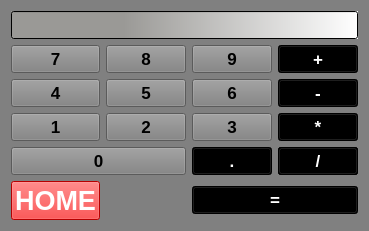
    <widget class="QWidget" name="calculatorPage">
     <property name="font">
      <font>
       <pointsize>13</pointsize>
       <weight>75</weight>
       <bold>true</bold>
      </font>
     </property>
     <property name="autoFillBackground">
      <bool>false</bool>
     </property>
     <property name="styleSheet">
      <string notr="true">background: gray;</string>
     </property>
     <layout class="QGridLayout" name="gridLayout">
      <item row="0" column="0" colspan="4">
       <widget class="QLineEdit" name="display">
        <property name="styleSheet">
         <string notr="true">background-color: qlineargradient(spread:pad, x1:0, y1:0, x2:1, y2:0, stop:0.323383 rgba(154, 153, 150, 255), stop:1 rgba(255, 255, 255, 255));
color: rgb(0, 0, 0);
font: 700 19pt &quot;Ubuntu&quot;;</string>
        </property>
       </widget>
      </item>
      <item row="1" column="0">
       <widget class="QPushButton" name="button_7">
        <property name="styleSheet">
         <string notr="true">background: light gray;
font: 700 15pt &quot;Ubuntu&quot;;
color: rgb(0, 0, 0);</string>
        </property>
        <property name="text">
         <string>7</string>
        </property>
       </widget>
      </item>
      <item row="1" column="1">
       <widget class="QPushButton" name="button_8">
        <property name="styleSheet">
         <string notr="true">background: light gray;
font: 700 15pt &quot;Ubuntu&quot;;
color: rgb(0, 0, 0);</string>
        </property>
        <property name="text">
         <string>8</string>
        </property>
       </widget>
      </item>
      <item row="1" column="2">
       <widget class="QPushButton" name="button_9">
        <property name="styleSheet">
         <string notr="true">background: light gray;
font: 700 15pt &quot;Ubuntu&quot;;
color: rgb(0, 0, 0);</string>
        </property>
        <property name="text">
         <string>9</string>
        </property>
       </widget>
      </item>
      <item row="2" column="0">
       <widget class="QPushButton" name="button_4">
        <property name="styleSheet">
         <string notr="true">background: light gray;
font: 700 15pt &quot;Ubuntu&quot;;
color: rgb(0, 0, 0);</string>
        </property>
        <property name="text">
         <string>4</string>
        </property>
       </widget>
      </item>
      <item row="2" column="1">
       <widget class="QPushButton" name="button_5">
        <property name="styleSheet">
         <string notr="true">background: light gray;
font: 700 15pt &quot;Ubuntu&quot;;
color: rgb(0, 0, 0);</string>
        </property>
        <property name="text">
         <string>5</string>
        </property>
       </widget>
      </item>
      <item row="2" column="2">
       <widget class="QPushButton" name="button_6">
        <property name="styleSheet">
         <string notr="true">background: light gray;
font: 700 15pt &quot;Ubuntu&quot;;
color: rgb(0, 0, 0);</string>
        </property>
        <property name="text">
         <string>6</string>
        </property>
       </widget>
      </item>
      <item row="3" column="0">
       <widget class="QPushButton" name="button_1">
        <property name="styleSheet">
         <string notr="true">background: light gray;
font: 700 15pt &quot;Ubuntu&quot;;
color: rgb(0, 0, 0);</string>
        </property>
        <property name="text">
         <string>1</string>
        </property>
       </widget>
      </item>
      <item row="3" column="1">
       <widget class="QPushButton" name="button_2">
        <property name="styleSheet">
         <string notr="true">background: light gray;
font: 700 15pt &quot;Ubuntu&quot;;
color: rgb(0, 0, 0);</string>
        </property>
        <property name="text">
         <string>2</string>
        </property>
       </widget>
      </item>
      <item row="3" column="2">
       <widget class="QPushButton" name="button_3">
        <property name="styleSheet">
         <string notr="true">background: light gray;
font: 700 15pt &quot;Ubuntu&quot;;
color: rgb(0, 0, 0);</string>
        </property>
        <property name="text">
         <string>3</string>
        </property>
       </widget>
      </item>
      <item row="4" column="0" colspan="2">
       <widget class="QPushButton" name="button_0">
        <property name="styleSheet">
         <string notr="true">background: light gray;
font: 700 15pt &quot;Ubuntu&quot;;
color: rgb(0, 0, 0);</string>
        </property>
        <property name="text">
         <string>0</string>
        </property>
       </widget>
      </item>
      <item row="4" column="2">
       <widget class="QPushButton" name="button_dot">
        <property name="styleSheet">
         <string notr="true">color: rgb(255, 255, 255);
font: 700 15pt &quot;Ubuntu&quot;;
background: black;</string>
        </property>
        <property name="text">
         <string>.</string>
        </property>
       </widget>
      </item>
      <item row="4" column="3">
       <widget class="QPushButton" name="button_clear">
        <property name="styleSheet">
         <string notr="true">color: rgb(255, 255, 255);
font: 700 15pt &quot;Ubuntu&quot;;
background: black;</string>
        </property>
        <property name="text">
         <string>C</string>
        </property>
       </widget>
      </item>
      <item row="1" column="3">
       <widget class="QPushButton" name="button_plus">
        <property name="styleSheet">
         <string notr="true">color: rgb(255, 255, 255);
font: 700 15pt &quot;Ubuntu&quot;;
background: black;</string>
        </property>
        <property name="text">
         <string>+</string>
        </property>
       </widget>
      </item>
      <item row="2" column="3">
       <widget class="QPushButton" name="button_minus">
        <property name="styleSheet">
         <string notr="true">color: rgb(255, 255, 255);
font: 700 15pt &quot;Ubuntu&quot;;
background: black;</string>
        </property>
        <property name="text">
         <string>-</string>
        </property>
       </widget>
      </item>
      <item row="3" column="3">
       <widget class="QPushButton" name="button_multiply">
        <property name="styleSheet">
         <string notr="true">color: rgb(255, 255, 255);
font: 700 15pt &quot;Ubuntu&quot;;
background: black;</string>
        </property>
        <property name="text">
         <string>*</string>
        </property>
       </widget>
      </item>
      <item row="4" column="3">
       <widget class="QPushButton" name="button_divide">
        <property name="styleSheet">
         <string notr="true">color: rgb(255, 255, 255);
font: 700 15pt &quot;Ubuntu&quot;;
background: black;</string>
        </property>
        <property name="text">
         <string>/</string>
        </property>
       </widget>
      </item>
      <item row="5" column="2" colspan="2">
       <widget class="QPushButton" name="button_equals">
        <property name="styleSheet">
         <string notr="true">color: rgb(255, 255, 255);
font: 700 15pt &quot;Ubuntu&quot;;
background: black;</string>
        </property>
        <property name="text">
         <string>=</string>
        </property>
       </widget>
      </item>
      <item row="5" column="0">
       <widget class="QPushButton" name="homeButtonCALC">
        <property name="font">
         <font>
          <family>Ubuntu</family>
          <pointsize>20</pointsize>
          <weight>88</weight>
          <italic>false</italic>
          <bold>true</bold>
         </font>
        </property>
        <property name="focusPolicy">
         <enum>Qt::NoFocus</enum>
        </property>
        <property name="autoFillBackground">
         <bool>false</bool>
        </property>
        <property name="styleSheet">
         <string notr="true">color: rgb(255, 255, 255);
font: 700 20pt &quot;Ubuntu&quot;;
background: red;</string>
        </property>
        <property name="text">
         <string>HOME</string>
        </property>
       </widget>
      </item>
     </layout>
    </widget>
